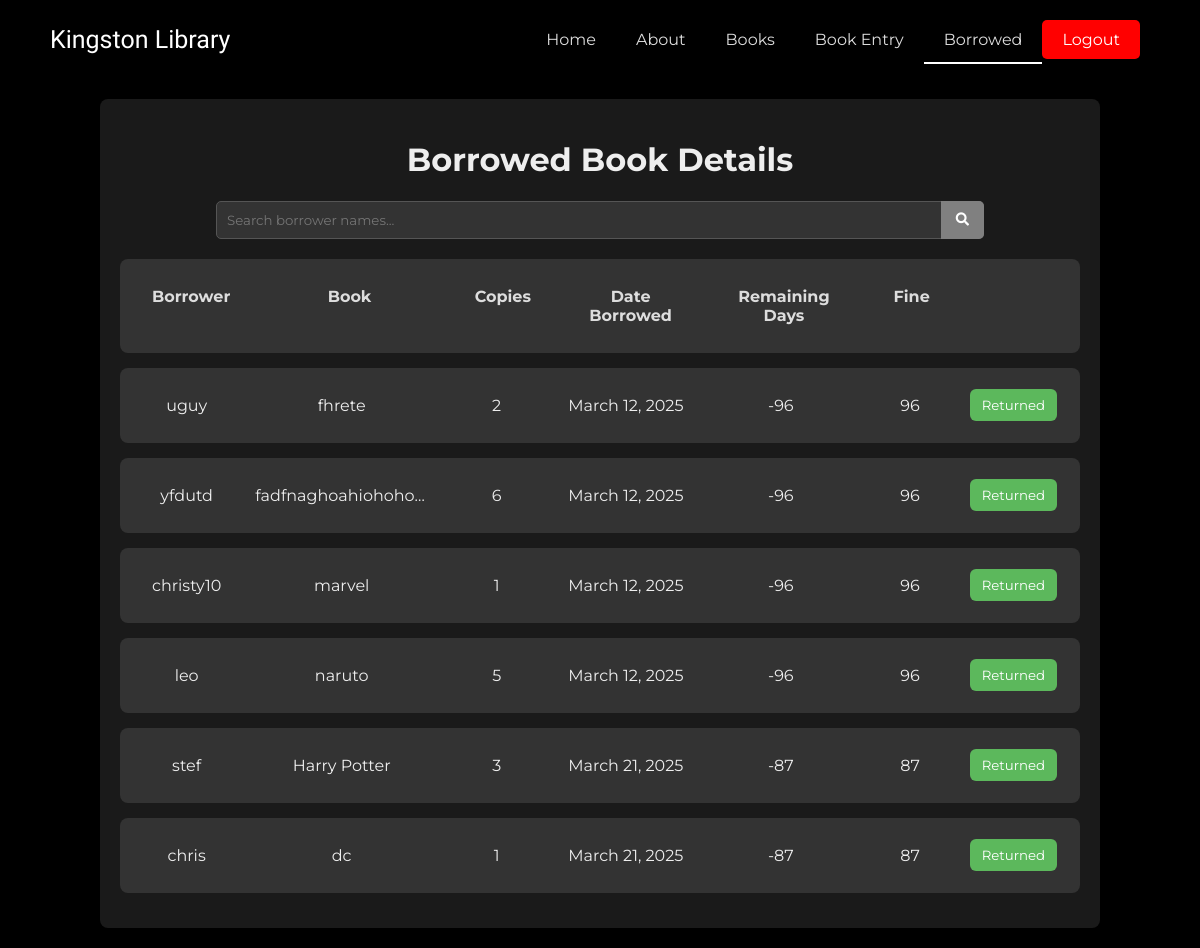
The app's page /app1/borrowed (signed in) with its own data.
### app1/models.py (models this page shows)
class borrow(models.Model):
    name = models.CharField(max_length=20)
    book_name = models.CharField(max_length=20, null=True, blank=True)
    copies = models.IntegerField()
    date_borrowed = models.DateField(default=datetime.now)

### app1/views.py (the view)
# urls.py: path('borrowed', views.borrowed, name='borrowed'),
def borrowed(request):
    if not request.session.get('admin_logged_in', False):
        return redirect('admin')
    borrows = borrow.objects.all()
    for borrow_entry in borrows:
        days_borrowed = (datetime.now().date() - borrow_entry.date_borrowed).days
        borrow_entry.remaining_days = 30 - days_borrowed
        borrow_entry.fine = max(0, days_borrowed - 30) * 1  # Assuming fine is 1 unit per day after 30 days
    context = {'borrows': borrows}
    return render(request, 'borrowed.html', context)

### templates/borrowed.html (shortened to what this page needs)
<!DOCTYPE html>
<html>
<head>
    <link rel="stylesheet" href="https://cdnjs.cloudflare.com/ajax/libs/font-awesome/5.15.3/css/all.min.css">
</head>
<body>
    <header class="header">
        <a href="{% if not request.path == '/' %}{% url 'home' %}{% endif %}" class="logo">Kingston Library</a>
        <nav class="nav-items">
            <a href="{% url 'home' %}">Home</a>
            <a href="{% url 'about' %}">About</a>
            <a href="{% url 'books' %}">Books</a>
            {% if request.session.admin_logged_in %}
            <a href="{% url 'bookentry' %}">Book Entry</a>
            <a href="{% url 'borrowed' %}">Borrowed</a>
            <a href="{% url 'admin_logout' %}" class="logout-button">Logout</a>
            {% else %}
            <a href="{% url 'admin' %}">Admin Login</a>
            {% endif %}
        </nav>
    </header>
    <main>
        <div class="container">
            <h1>Borrowed Book Details</h1>
            <div class="search-container">
                <input type="text" id="search-input" placeholder="Search borrower names..."
                    onkeyup="searchBorrows()">
                <button id="search-button"><i class="fas fa-search"></i></button>
            </div>
            <div class="labels-container">
                <p>Borrower</p>
                <p>Book</p>
                <p>Copies</p>
                <p>Date Borrowed</p>
                <p>Remaining Days</p>
                <p>Fine</p>
                <p></p>
            </div>
            {% for borrow in borrows %}
            <div class="borrow-entry">
                <p>{{ borrow.name }}</p>
                <p>{{ borrow.book_name }}</p>
                <p>{{ borrow.copies }}</p>
                <p>{{ borrow.date_borrowed }}</p>
                <p>{{ borrow.remaining_days }}</p>
                <p>{{ borrow.fine }}</p>
                <form class="return-form" method="post" action="{% url 'return_book' %}">
                    <button type="submit" class="return-button">Returned</button>
                </form>
            </div>
            {% empty %}
            <p>No books have been borrowed yet.</p>
            {% endfor %}
        </div>
    </main>
</body>
</html>

### templates/borrowed.html (style rules this page uses)
body { font-family: Arial, sans-serif; margin: 0; padding: 0; background-color: #000000; color: #ffffff; font-family: 'Montserrat', sans-serif; min-height: 100vh; display: flex; flex-direction: column; }
.header { display: flex; justify-content: space-between; align-items: center; background-color: #000; padding: 15px 20px; }
.header .logo { font-size: 25px; font-family: 'Sriracha', cursive; color: #ffffff; text-decoration: none; margin-left: 30px; }
.nav-items { display: flex; justify-content: space-around; align-items: center; margin-right: 20px; }
.nav-items a { text-decoration: none; color: #ddd; padding: 15px 20px; transition: color 0.3s ease; }
.nav-items a.active { border-bottom: 2px solid #fff; padding-bottom: 13px; }
.container { width: 80%; margin: 20px auto; padding: 20px; background-color: #1a1a1a; box-shadow: 0 0 10px rgba(0, 0, 0, 0.3); border-radius: 8px; }
h1 { text-align: center; color: #eee; }
.labels-container { display: grid; grid-template-columns: 1fr 2fr 1fr 1.5fr 1.5fr 1fr 1fr; background-color: #333; padding: 15px; margin-bottom: 15px; border-radius: 8px; }
.labels-container p { padding: 8px 12px; margin: 5px; border-radius: 6px; box-sizing: border-box; text-align: center; font-weight: bold; color: #ddd; }
.borrow-entry { background-color: #333; color: #eee; padding: 15px; margin-bottom: 15px; border-radius: 8px; display: grid; grid-template-columns: 1fr 2fr 1fr 1.5fr 1.5fr 1fr 1fr; align-items: center; }
.borrow-entry p { padding: 8px 12px; margin: 5px; border-radius: 6px; box-sizing: border-box; text-align: center; white-space: nowrap; overflow: hidden; text-overflow: ellipsis; }
.return-form { text-align: center; }
.return-button { background-color: #5cb85c; color: white; padding: 8px 12px; border: none; border-radius: 6px; cursor: pointer; transition: background-color 0.2s; font-family: 'Montserrat', sans-serif; }
.header .logout-button { background-color: red; color: #fff; padding: 10px 20px; border: none; border-radius: 5px; cursor: pointer; margin-right: 20px; }
.search-container { position: relative; display: flex; align-items: center; justify-content: center; margin-bottom: 20px; width: 80%; margin-left: auto; margin-right: auto; }
#search-input { padding: 10px; border: 1px solid #555; border-radius: 5px; background-color: #333; color: #ddd; width: 100%; box-sizing: border-box; padding-right: 50px; font-family: 'Montserrat', sans-serif; }
#search-button { position: absolute; right: 0px; top: 0; height: 100%; padding: 10px 15px; background-color: grey; color: #fff; border: none; border-radius: 0 5px 5px 0; cursor: pointer; transition: background-color 0.3s ease; }

### records on screen
borrow: name "uguy", book_name "fhrete", copies "2", date_borrowed "March 12, 2025", remaining_days "-96", fine "96"
borrow: name "yfdutd", book_name "fadfnaghoahiohoho…", copies "6", date_borrowed "March 12, 2025", remaining_days "-96", fine "96"
borrow: name "christy10", book_name "marvel", copies "1", date_borrowed "March 12, 2025", remaining_days "-96", fine "96"
borrow: name "leo", book_name "naruto", copies "5", date_borrowed "March 12, 2025", remaining_days "-96", fine "96"
borrow: name "stef", book_name "Harry Potter", copies "3", date_borrowed "March 21, 2025", remaining_days "-87", fine "87"
borrow: name "chris", book_name "dc", copies "1", date_borrowed "March 21, 2025", remaining_days "-87", fine "87"
